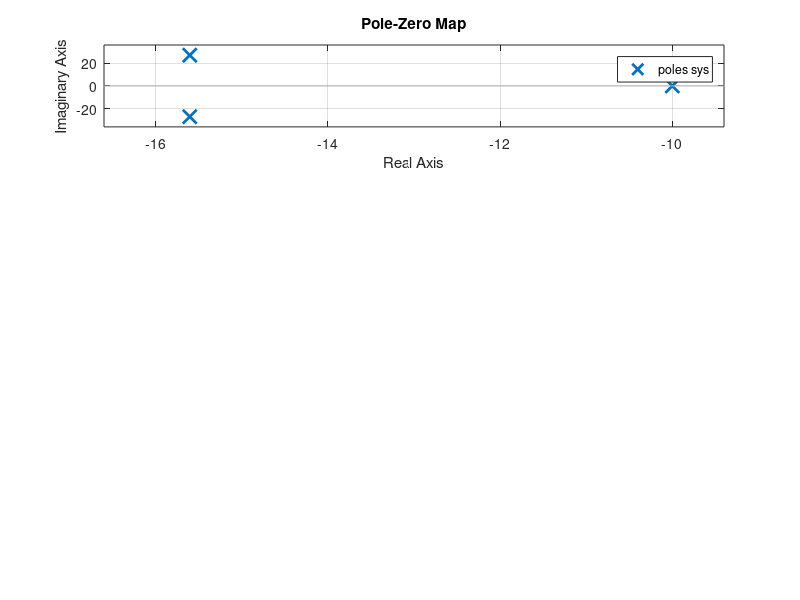

The MATLAB script that drew this image: (Note: this script raises an error after producing the figure.)
clear;clc;close all;

%linearization points
e = -0.032256; %linearize at -10% strain
L_a = 0.3; %length of actuator
L_0 = L_a + L_a*e;
P_g0 = 300000; 

%Correction Factor - Kang
C_q1 = 3; %unitless, referencing kang's paper for ballpark region estimate
C_q2 = -0.000002; %unitless
q = @(P) 1 + C_q1 .* exp(C_q2.*P); %q correction factor
eps = @(L) (L_a - L)./(L_a); %strain
alpha_0 = 23*pi/180; %braid angle, degrees to radians
D_0 = 0.010; %meters
C_1 = (pi*D_0^2)/(4.0);
C_2 = (3)/(tan(alpha_0)^2);
C_3 = (1)/(sin(alpha_0)^2);
C_4 = C_1*C_2;
C_5 = C_1*C_3;

%Non-linear theoretical force
nlin_model = @(P,L) (P.*C_4.*(1+(q(P).^2).*(eps(L).^2) - 2.*q(P).*eps(L)) - P.*C_5);

f_0 = nlin_model(300000, L_0);

Q1p1 = C_4-C_5-2*C_4*((L_a-L_0)/L_a)-2*C_4*((L_a-L_0)/(L_a))*C_q1*(exp(C_q2*P_g0)+(P_g0)*C_q2*exp(C_q2*P_g0));
Q1p2 = C_4+C_4*(C_q1^2)*(exp(2*C_q2*P_g0)+2*(P_g0)*C_q2*exp(2*C_q2*P_g0));
Q1p3 = 2*C_4*C_q1*(exp(C_q2*P_g0)+(P_g0)*C_q2*exp(C_q2*P_g0));
Q1pend = ((L_a^2 + L_0^2 - 2*L_0*L_a)/(L_a^2));
Q_1=Q1p1+(Q1p2 + Q1p3)*Q1pend;
Q_2 = (2*P_g0*C_4)/(L_a) + ((2*P_g0*C_4*C_q1)/(L_a))*exp(C_q2*P_g0)+(P_g0*C_4+P_g0*C_4*(C_q1^2)*exp(2*C_q2*P_g0) + 2*P_g0*C_4*C_q1*exp(C_q2*P_g0))*((2*L_0)/(L_a^2) - 2/L_a);
lin_model = @(dP, dL) Q_1*(dP)+Q_2*(dL);
F_lin = f_0+lin_model(0,0);


delta_P = 10000; %from center point
delta_s = 0.01; %strain from center point
delta_L = L_a*(delta_s - e);

nlin_force_2 = nlin_model(P_g0+delta_P, L_a+delta_s*L_a);
lin_force_2 = f_0+lin_model(delta_P, delta_L);

C1 = Q_1;
C2 = Q_2;
tau = 0.1;
mass = 6.5;
zeta = 0.5;
k = 0;
b = 2*zeta*sqrt((k+C2)*mass); %arbitrary damping
A = ...
    [-1/tau 0 0;
    0 0 1;
    -C1/mass -(C2+k)/mass -b/mass];
B = [1/tau 0 0]';
C = [0 1 0];
D = [0];

sys = ss(A,B,C,D);
poles = [-17+17j,-17-17j,-10.5];
K = place(A, B, poles);

A_cl = A-B*K;

sys_cl = ss(A_cl,B,C,D);


L = place(A',C',3*poles);
A_obsv = (A-L'*C);
sys_obsv = ss(A_obsv, B, C, D);

A_w_obsv = [A -B*K;L'*C (A-B*K-L'*C)];
B_w_obsv = [B;B];
C_w_obsv = [C zeros(1,3)];
sys_w_obsv = ss(A_w_obsv, B_w_obsv, C_w_obsv, D);

pz_msize = 10;
pz_lw = 3;

fbg_d = 255;
fbg_p = 250;

figure('Name', "PZ Maps for Open Loop and Closed Loop System")
set(gcf, 'color', [fbg_p, fbg_p, fbg_d]/255);
pz = subplot(4,1,1);
a1 = pz;
pzmap(sys)
pzh = findobj(pz, 'Type', 'Line');
pzh(2).MarkerSize = pz_msize;
pzh(2).LineWidth = pz_lw;
pzh(2).Color = 'g';
pzh(3).MarkerSize = pz_msize;
pzh(3).LineWidth = pz_lw;
pzh(3).Color = 'r';
title("PZ Map - Open Loop System");
grid on

pz = subplot(4,1,2);
a2 = pz;
pzmap(sys_cl)
pzh = findobj(pz, 'Type', 'Line');
pzh(2).MarkerSize = pz_msize;
pzh(2).LineWidth = pz_lw;
pzh(2).Color = 'g';
pzh(3).MarkerSize = pz_msize;
pzh(3).LineWidth = pz_lw;
pzh(3).Color = 'r';
title("PZ Map - Closed Loop System");
grid on

pz = subplot(4,1,3);
a3 = pz;
pzmap(sys_obsv)
pzh = findobj(pz, 'Type', 'Line');
pzh(2).MarkerSize = pz_msize;
pzh(2).LineWidth = pz_lw;
pzh(2).Color = 'g';
pzh(3).MarkerSize = pz_msize;
pzh(3).LineWidth = pz_lw;
pzh(3).Color = 'r';
title("PZ Map - Observer System");
grid on

pz = subplot(4,1,4);
a4 = pz;
pzmap(sys_w_obsv)
pzh = findobj(pz, 'Type', 'Line');
pzh(2).MarkerSize = pz_msize;
pzh(2).LineWidth = pz_lw;
pzh(2).Color = 'g';
pzh(3).MarkerSize = pz_msize;
pzh(3).LineWidth = pz_lw;
pzh(3).Color = 'r';
title("PZ Map - Full System With Observer");
grid on

linkaxes([a1, a2, a3, a4]);
